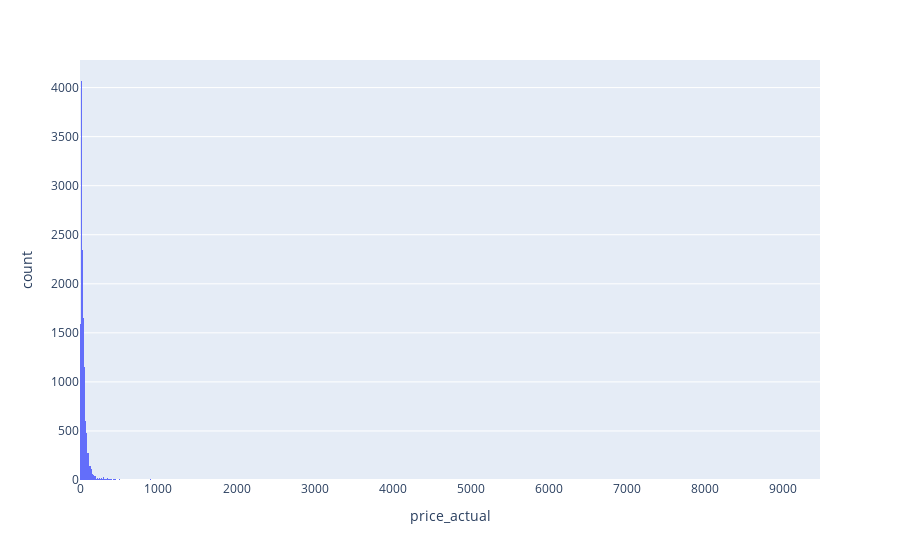

The cell this chart's notebook holds for it:
### Code cell
import plotly.express as px
import seaborn as sns
import matplotlib.pyplot as plt
plt.figure(figsize=(10,10))
sns.heatmap(new_set.isnull(),yticklabels=False,cbar=False,cmap='viridis')
plt.figure(figsize=(24,24))
sns.boxplot(x='Type of product',y='price_ori',data=new_set.dropna(inplace=False))

sns.pairplot(data=new_set)
plt.figure(figsize=(24,24))
sns.boxplot(x='Type of product',y='item_rating',data=new_set.dropna(inplace=False))
sns.countplot(data=new_set.dropna(inplace=False),x='item_rating')
px.histogram(new_set, x='item_rating', color='Type of product', barmode='overlay')


px.histogram(
    data_frame=new_set,
    x='price_actual'
    )

### Figure 1 — Plotly figure (JSON) as saved in the notebook; plotly's stock layout.template omitted (floating-point values rounded to 4 significant figures; data arrays with more than 128 entries replaced by an {"elided": "..."} marker saying what was removed)
{"data": [{"alignmentgroup": "True", "bingroup": "x", "hovertemplate": "price_actual=%{x}<br>count=%{y}<extra></extra>", "legendgroup": "", "marker": {"color": "#636efa", "pattern": {"shape": ""}}, "name": "", "offsetgroup": "", "orientation": "v", "showlegend": false, "type": "histogram", "x": {"elided": "17775 float values"}, "xaxis": "x", "yaxis": "y"}], "layout": {"barmode": "relative", "legend": {"tracegroupgap": 0}, "margin": {"t": 60}, "xaxis": {"anchor": "y", "domain": [0, 1], "title": {"text": "price_actual"}}, "yaxis": {"anchor": "x", "domain": [0, 1], "title": {"text": "count"}}}}
